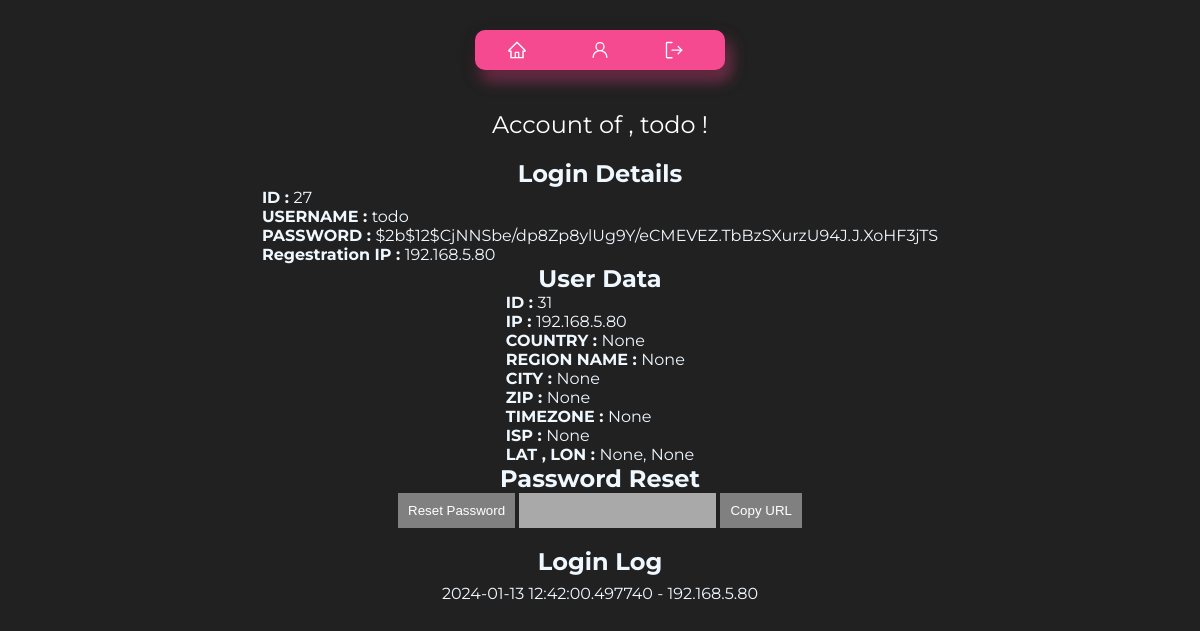
The app's page /todo (signed in) with its own data.
### tables this page shows
CREATE TABLE users (
        id INTEGER PRIMARY KEY,
        username TEXT UNIQUE,
        password TEXT,
        ip TEXT
    );

CREATE TABLE userData (
        id INTEGER PRIMARY KEY,
        username TEXT,
        ip TEXT,
        country TEXT,
        regionname TEXT,
        city TEXT,
        zip TEXT, 
        lat TEXT,
        lon TEXT,
        timezone TEXT,
        isp TEXT
    );

CREATE TABLE loginLog (
        id INTEGER PRIMARY KEY,
        username TEXT,
        ip TEXT,
        timestamp TIMESTAMP DEFAULT CURRENT_TIMESTAMP
    );

### main.py (the view)
@app.route('/<string:username>', methods=['GET'])
def user(username):
    nonce = secrets.token_hex(8)
    if 'username' in session:
        logged_in_username = session['username']
        if logged_in_username == 'admin':
            csp_header['script-src'] = f"'self' 'nonce-{nonce}'"
            username = sanitize_input(username)
            liked_meals = get_liked_Meals_db(username)
            user_data = get_user_data(username)
            user_login_info = get_user(username)
            login_log = get_login_log(username)
            meal = [meal[2] for meal in liked_meals]
            return render_template('admin/user_details.html',
                       username=username,
                       loginDetails=user_login_info,
                       liked_meal_ids=meal,  # Pass the likedMeals data
                       loginLog=login_log,
                       userData=user_data,
                       nonce=nonce)
        return redirect(url_for('account'))  # HTTP 403 Forbidden for non-admin users
    else:
        return redirect(url_for('login'))

### main.py (called while the page is built)
@app.after_request
def set_csp_header(response):
    csp_value = '; '.join([f"{key} {value}" for key, value in csp_header.items()])
    response.headers['Content-Security-Policy'] = csp_value
    return response

@app.after_request
def add_security_headers(response):
    response.headers['X-Frame-Options'] = 'SAMEORIGIN'
    return response

@app.after_request
def add_hsts_header(response):
    response.headers['Strict-Transport-Security'] = 'max-age=31536000; includeSubDomains; preload'
    return response

@app.after_request
def add_content_type_header(response):
    response.headers['X-Content-Type-Options'] = 'nosniff'
    return response

### scripts/check_input.py (called while the page is built)
def sanitize_input(input_string):
    sanitized_input = input_string.strip()
    sanitized_input = re.sub(r'[(;\'"\\)]', '', sanitized_input)
    return sanitized_input

### scripts/db.py (called while the page is built)
def connect():
    conn = sqlite3.connect('database/testdb.db')
    cursor = conn.cursor()
    return conn, cursor

def get_user(username):
    conn, cursor = connect()
    cursor.execute('SELECT * FROM users WHERE username = ?', (username,))
    user_data = cursor.fetchone()
    conn.close()
    if user_data:
        user_dict = {
            'id': user_data[0],
            'username': user_data[1],
            'password': user_data[2],
            'ip': user_data[3]
        }
        return user_dict
    else:
        return None

def get_liked_Meals_db(username):
    conn, cursor = connect()
    cursor.execute('SELECT * FROM likedMeals WHERE username = ?', (username,))
    user_liked_meals = cursor.fetchall()
    conn.commit()
    conn.close()
    return user_liked_meals

def get_user_data(username):
    conn, cursor = connect()
    cursor.execute('''
        SELECT * FROM userData
        WHERE username = ?
        AND id = (SELECT MAX(id) FROM userData WHERE username = ?)
    ''', (username, username))
    user_data = cursor.fetchone()
    conn.close()
    if user_data:
        user_data_dict = {
            'id': user_data[0],
            'username': user_data[1],
            'ip': user_data[2],
            'country': user_data[3],
            'regionname': user_data[4],
            'city': user_data[5],
            'zip': user_data[6],
            'lat': user_data[7],
            'lon': user_data[8],
            'timezone': user_data[9],
            'isp': user_data[10]
        }
        return user_data_dict
    else:
        return None

### templates/admin/user_details.html (shortened to what this page needs)
<!DOCTYPE html>
<html lang="en">
<head>
  <link rel="stylesheet" type="text/css" href="{{ url_for('static', filename='css/account.css') }}">
  <link rel="stylesheet" type="text/css" href="{{ url_for('static', filename='css/template.css') }}" />
  <link rel="stylesheet" type="text/css" href="{{ url_for('static', filename='css/header.css') }}" />
</head>
<body>
  <header>
    <div class="button-container">
      <a class="button" href="/">
      </a>
      <a class="button" href="/admin/dashboard">
      </a>
      <a class="button" href="/logout">
      </a>
    </div>
  </header>
  <div class="user-data">
    <span>Account of , {{ username }} !</span>
  </div>
  <h2>Login Details</h2>
  <div>
    <p><b>ID : </b>{{ loginDetails.id }} <br></p>
    <p><b>USERNAME : </b>{{ loginDetails.username }} <br></p>
    <p><b>PASSWORD : </b>{{ loginDetails.password }} <br></p>
    <p><b>Regestration IP : </b>{{ loginDetails.ip }} <br></p>
  </div>
  <h2>User Data</h2>
  <div>
    <p><b>ID : </b>{{ userData.id }}<br></p>
    <p><b>IP : </b>{{ userData.ip }}<br></p>
    <p><b>COUNTRY : </b>{{ userData.country }}<br></p>
    <p><b>REGION NAME : </b>{{ userData.regionname }}<br></p>
    <p><b>CITY : </b>{{ userData.city }}<br></p>
    <p><b>ZIP : </b>{{ userData.zip }}<br></p>
    <p><b>TIMEZONE : </b>{{ userData.timezone }}<br></p>
    <p><b>ISP : </b>{{ userData.isp }}<br></p>
    <p><b>LAT , LON : </b> {{ userData.lat }}, {{ userData.lon }}<br></p>
  </div>
  <h2>Password Reset</h2>
  <div>
    <button id="resetButton" nonce="{{ nonce }}"
      style="background: gray; border: none; outline: none; padding: 10px; cursor: pointer; color: white;">Reset
      Password</button>
    <input type="text" id="resetUrlField" value="" readonly
      style="background: darkgray; border: none; outline: none; padding: 10px; color: white;">
    <button id="copyUrlButton" nonce="{{ nonce }}"
      style="background: gray; border: none; outline: none; padding: 10px; cursor: pointer; color: white;">Copy
      URL</button>
  </div>
  <br>
  <h2>Login Log</h2>
  <ul>
    {% for log in loginLog %}
    <ul style="padding: 8px;">{{ log.timestamp }} - {{ log.ip }}</ul>
    {% endfor %}
  </ul>
</body>
</html>

### static/css/account.css (style rules this page uses)
header { display: flex; justify-content: space-evenly; flex-direction: row; }
.user-data { padding: 20px; display: flex; justify-content: center; align-items: center; }
.user-data span { font-size: 24px; }
h1, span { color: white; }

### static/css/template.css (style rules this page uses)
* { padding: 0; margin: 0; box-sizing: border-box; }
body { padding: 10px; display: flex; flex-direction: column; justify-content: center; align-items: center; background-color: #212121; color: aliceblue; font-family: Montserrat, serif; }

### static/css/header.css (style rules this page uses)
header { padding: 20px; display: flex; justify-content: center; align-items: center; }
.button-container { display: flex; background-color: rgba(245, 73, 144); width: 250px; height: 40px; align-items: center; justify-content: space-around; border-radius: 10px; box-shadow: rgba(0, 0, 0, 0.35) 0px 5px 15px, rgba(245, 73, 144, 0.5) 5px 10px 15px; }
.button { outline: 0 !important; border: 0 !important; width: 40px; height: 40px; border-radius: 50%; background-color: transparent; display: flex; align-items: center; justify-content: center; color: #fff; transition: all ease-in-out 0.3s; cursor: pointer; }
.icon { font-size: 20px; }

### records on screen
users: id "27", username "todo", password "$2b$12$CjNNSbe/dp8Zp8ylUg9Y/eCMEVEZ.TbBzSXurzU94J.J.XoHF3jTS", ip "192.168.5.80"
userData: id "31", ip "192.168.5.80"
loginLog: timestamp "2024-01-13 12:42:00.497740", ip "192.168.5.80"

### other values on screen
{{ username }} "todo"
{{ userData.country }} "None"
{{ userData.regionname }} "None"
{{ userData.city }} "None"
{{ userData.zip }} "None"
{{ userData.timezone }} "None"
{{ userData.isp }} "None"
{{ userData.lat }} "None"
{{ userData.lon }} "None"
